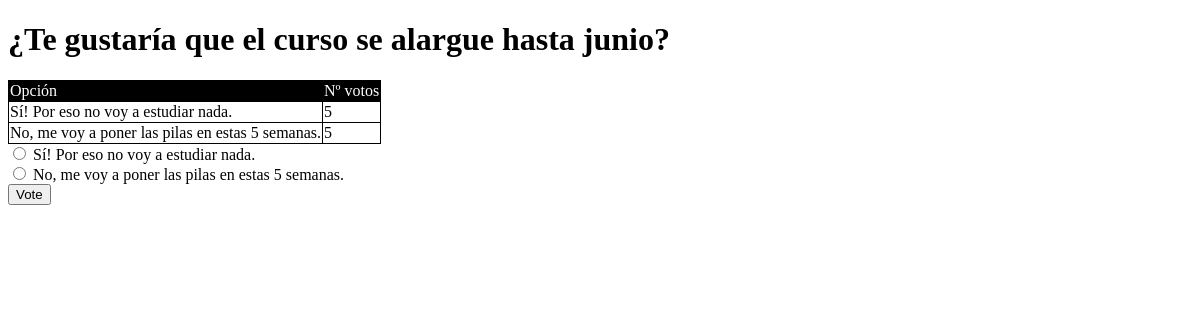
Before: /preguntas/7/ with the older database file.
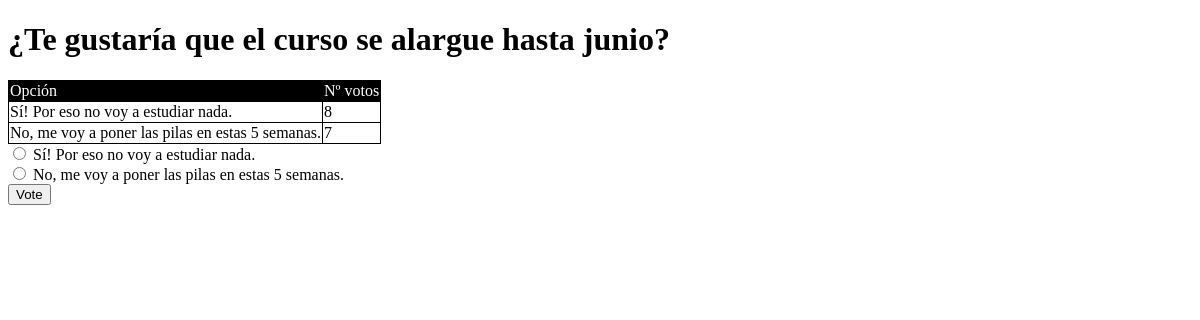
After: the same page with the newer database file.
### polls/models.py (models this page shows, shortened)
class Question(models.Model):
    question_text = models.CharField(max_length=200)
    pub_date = models.DateTimeField('date published')

class Choice(models.Model):
    question = models.ForeignKey(Question, on_delete=models.CASCADE)
    choice_text = models.CharField(max_length=200)
    votes = models.IntegerField(default=0)

### polls/views.py (the view)
# urls.py: path('<int:question_id>/', views.detail, name='detail'),
def detail(request, question_id):
    try:
        dondeGuardarElObjeto = Question.objects.get(pk=question_id)
    except Question.DoesNotExist:
        raise Http404("Lo que buscas no está")
    context = {
        'pregunta': dondeGuardarElObjeto
    }
    return render(request, 'polls/detalle.html', context)

### polls/templates/polls/detalle.html (shortened to what this page needs)
<!DOCTYPE html>
<html lang="en" dir="ltr">
  <head>
  </head>
  <body>
    <h1>{{ pregunta.question_text }}</h1>
    <table>
      <thead>
        <tr>
          <td>Opción</td>
          <td>Nº votos</td>
        </tr>
      </thead>
      <tbody>
        {% for op in pregunta.choice_set.all %}
        <tr>
          <td>{{ op.choice_text }}</td>
          <td>{{ op.votes }}</td>
        </tr>
        {% endfor %}
      </tbody>
    </table>
    <form action="{% url 'vote' pregunta.id %}" method="post">
    {% for choice in pregunta.choice_set.all %}
        <input type="radio" name="choice" id="choice{{ forloop.counter }}" value="{{ choice.id }}">
        <label for="choice{{ forloop.counter }}">{{ choice.choice_text }}</label><br>
    {% endfor %}
    <input type="submit" value="Vote">
    </form>
  </body>
</html>

### polls/templates/polls/detalle.html (style rules this page uses)
table, tr, td { border: 1px solid black; }
table { border-collapse: collapse; }
thead { color: white; background-color: black; }

Changed rows visible on the page:
changed Choice "Sí! Por eso no voy a estudiar nada.": votes "5" → "8"
changed Choice "No, me voy a poner las pilas en estas 5 semanas.": votes "5" → "7"
